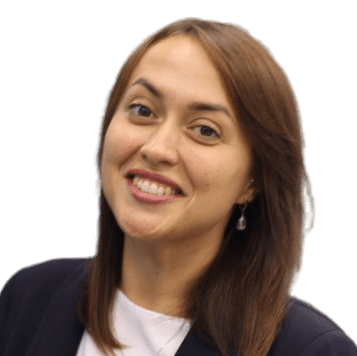
#> input picture ub-transformed-cut.png, 357 x 356 px
$ python ub_image_autogen.py
#> lines starting #> are read from the running program, lines starting #| are printed output that depends on the picture
import cv2 as cv


def pixel_map(x, in_min, in_max, out_min, out_max):
    return (x - in_min) * (out_max - out_min) / (in_max - in_min) + out_min


img = cv.imread("ub-transformed-cut.png", cv.IMREAD_GRAYSCALE)
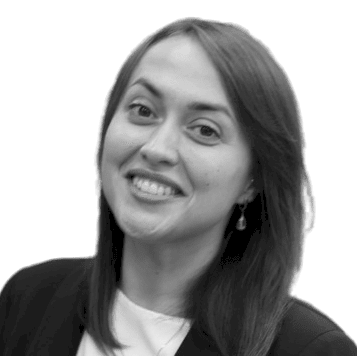
#> img: shape (356, 357); min 0, max 255, mean 161.8

img = cv.resize(img, (70, 70), interpolation=cv.INTER_AREA)
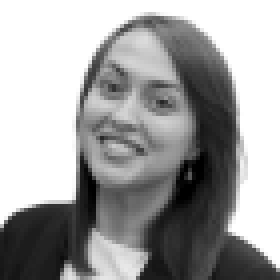
#> img: shape (70, 70) (shown 4 times larger); min 0, max 255, mean 161.8

for black in range(1, 10):
    for gray in range(1, 10):
        for white in range(1, 10):
            pixel_range = (
                [0 for i in range(black)]
                + [158 for i in range(gray)]
                + [255 for i in range(white)]
            )
            img1 = img.copy()

            for i in range(len(img1)):
                for j in range(len(img1[0])):
                    img1[i][j] = pixel_range[
#> (the run stopped early here; a loop or call above may not have finished)
